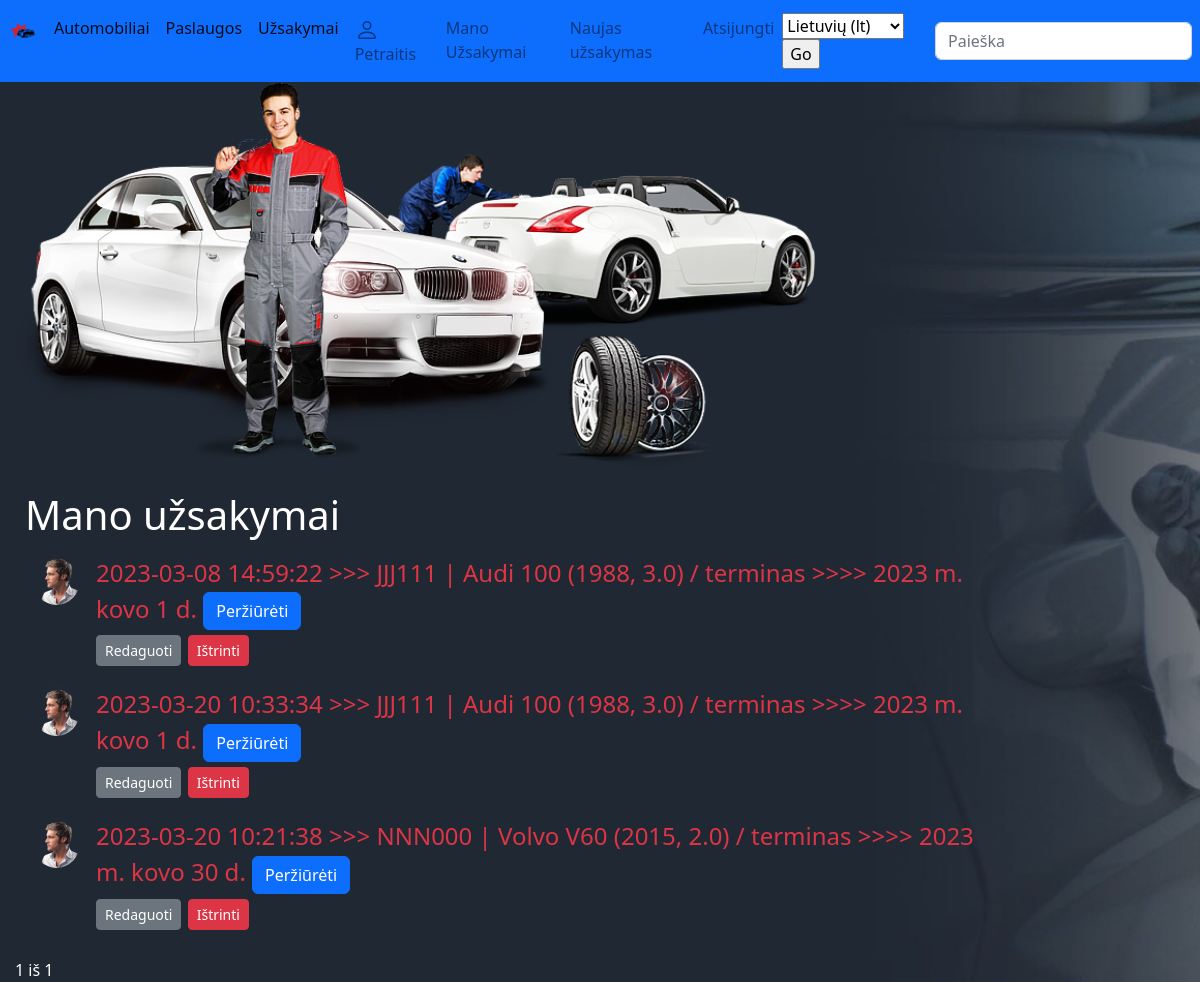
/service/myorders/ (signed in), run on the app's committed database.
### service/models.py (models this page shows, shortened)
class Uzsakymas(models.Model):
    data = models.DateTimeField(_('Date'), auto_now_add=True)
    automobilis = models.ForeignKey(to="Automobilis", verbose_name=_("Vehicle"), on_delete=models.CASCADE)
    aprasymas = HTMLField(_('Description of the problem'), default='')
    vartotojas = models.ForeignKey(to=User, verbose_name=_("User"), on_delete=models.SET_NULL, null=True, blank=True)
    terminas = models.DateField(_('Deadline'), null=True, blank=True)
    @property
    def ar_baigesi_terminas(self):
        if self.terminas and date.today() > self.terminas:
            return True
        return False
    LOAN_STATUS = (
        ('p', _("Confirmed")),
        ('v', _("In Progress")),
        ('i', _("Done")),
        ('a', _("Canceled")),
    )
    status = models.CharField(
        max_length=1,
        choices=LOAN_STATUS,
        blank=True,
        default='p',
        help_text=_("Status"),
    )
    def __str__(self):
        return f"{self.data.strftime('%Y-%m-%d %H:%M:%S')} >>> {self.automobilis}"
    class Meta:
        verbose_name = _("Order")
        verbose_name_plural = _("Orders")
        ordering = ['-data']

class Profilis(models.Model):
    user = models.OneToOneField(to=User, verbose_name=_("User"), on_delete=models.CASCADE)
    nuotrauka = models.ImageField(verbose_name=_("Photo"), default="profile_pics/default.png", upload_to="profile_pics")
    class Meta:
        verbose_name = _("Profile")
        verbose_name_plural = _("Profiles")

class Automobilis(models.Model):
    valstybinis_nr = models.CharField(_('License Plate'), max_length=7)
    automobilio_modelis = models.ForeignKey(to=AutomobilioModelis, on_delete=models.SET_NULL, null=True, verbose_name='Automobilis')
    vin_kodas = models.CharField(_('VIN code'), max_length=20)
    klientas = models.CharField(_('Customer'), max_length=20)
    cover = models.ImageField(_('Photo'), upload_to='automobiliai', null=True)
    aprasymas = HTMLField(_('Description'), default='')
    def __str__(self):
        return f'{self.valstybinis_nr} | {self.automobilio_modelis}'
    class Meta:
        verbose_name = _('Vehicle')
        verbose_name_plural = _('Vehicles')

class AutomobilioModelis(models.Model):
    marke = models.CharField(_('Make'), max_length=100)
    modelis = models.CharField(_('Model'), max_length=100)
    metai = models.CharField(_('Year'), max_length=4)
    variklis = models.CharField(_('Engine'), max_length=10)
    def __str__(self):
        return f'{self.marke} {self.modelis} ({self.metai}, {self.variklis})'
    class Meta:
        verbose_name = _('Car model')
        verbose_name_plural = _('Car models')

### service/views.py (the view)
# urls.py: path('myorders/', views.VartotojoUzsakymuListView.as_view(), name='my-in-progress'),
class VartotojoUzsakymuListView(LoginRequiredMixin, generic.ListView):
    model = Uzsakymas
    template_name = 'user_order.html'
    paginate_by = 5
    def get_queryset(self):
        return Uzsakymas.objects.filter(vartotojas=self.request.user).filter(status__exact='v').order_by('terminas')

### service/templates/user_order.html (shortened to what this page needs)
{% extends "base.html" %}
{% load i18n %}
{% block content %}
{% load static %}
<img src="{% static 'img/user_order.png' %}" class="img-fluid">
<div style="margin-left:10px;margin-top:20px">
    <h1>{% trans "My orders:" %}</h1>
    {% if uzsakymas_list %}
        <table class="table table-borderless" style="color:white">
        <tbody>
        {% for uzsakymas in uzsakymas_list %}
            <tr>
                <td><img class="rounded-circle" src="{{ user.profilis.nuotrauka.url }}" height="50"></td>
                <td class="align-middle fs-4 ">
                    <li class="{% if uzsakymas.ar_baigesi_terminas %}text-danger{% endif %}"> {{uzsakymas}} / {% trans "deadline" %} >>>> {{ uzsakymas.terminas }}
                    <a class="btn btn-primary" href="{% url 'uzsakymas-detail' uzsakymas.pk %}" role="button">{% trans "View" %}</a>
                        {% if uzsakymas.vartotojas == user %}
                        <div>
                        <a class="btn btn-secondary btn-sm mt-1 mb-1" href="{% url 'manouzsakymas-redaguoti' uzsakymas.id %}">{% trans "Edit" %}</a>
                        <a class="btn btn-danger btn-sm mt-1 mb-1" href="{% url 'manouzsakymas-istrinti' uzsakymas.id %}">{% trans "Delete" %}</a>
                        </div>
                        {% endif %}
                    </li>
                </td>
            </tr>
        {% endfor%}
        </tbody>
    </table>
    {% else %}
      <p>{% trans "No orders available." %}</p>
    {% endif %}
</div>
<div class="pagination">
    <span class="step-links">
        <span class="current">
            {{ page_obj.number }} iš {{ page_obj.paginator.num_pages }}
        </span>
    </span>
  </div>
{% endblock %}

### service/templates/base.html (shortened to what this page needs)
<!DOCTYPE html>
{% load i18n %}
<html lang="lt">
<head>
  <link rel="stylesheet" href="https://stackpath.bootstrapcdn.com/bootstrap/4.1.3/css/bootstrap.min.css">
  <link rel="stylesheet" href="https://cdn.jsdelivr.net/npm/bootstrap@5.2.3/dist/css/bootstrap.min.css">
  {% load static %}
  <link rel="stylesheet" href="{% static 'css/styles.css' %}">
</head>
<body>
  <div class="container-fluid">
    <nav class="navbar navbar-expand-lg navbar-light bg-primary">
        <ul class="navbar-nav mr-auto">
          <li class="nav-item active"><a class="nav-link" href="{% url 'index' %}"><img src="{% static 'img/logo.png' %}" height="30" ></a></li>
          <li class="nav-item active"><a class="nav-link" href="{% url 'automobiliai' %}">{% trans "Vehicles" %}</a></li>
          <li class="nav-item active"><a class="nav-link" href="{% url 'paslaugos' %}">{% trans "Services" %}</a></li>
          <li class="nav-item active"><a class="nav-link" href="{% url 'uzsakymai' %}">{% trans "Orders" %}</a></li>
          {% if user.is_authenticated %}
            <li class="nav-item"><a class="nav-link" href="{% url 'profilis' %}">
            {{ user.get_username }}</a></li>
            <li class="nav-item"><a class="nav-link" href="{% url 'my-in-progress'%}">{% trans "My orders" %}</a></li>
            <li class="nav-item"><a class="nav-link" href="{% url 'naujas-manouzsakymas' %}">{% trans "New order" %}</a></li>
            <li class="nav-item"><a class="nav-link" href="{% url 'logout'%}">{% trans "Logout" %}</a></li>
          {% else %}
            <li class="nav-item"><a class="nav-link" href="{% url 'login'%}">{% trans "Login" %}</a></li>
            <li class="nav-item"><a class="nav-link" href="{% url 'register'%}">{% trans "Register" %}</a></li>
          {% endif %}
        </ul>
      {% load i18n %}
      <form action="{% url 'set_language' %}" method="post">
        <select name="language">
          {% get_current_language as LANGUAGE_CODE %}
          {% get_available_languages as LANGUAGES %}
          {% for lang in LANGUAGES %}
          <option value="{{ lang.0 }}" {% if lang.0 == LANGUAGE_CODE %} selected="selected" {% endif %}>
            {{ lang.1 }} ({{ lang.0 }})
          </option>
          {% endfor %}
        </select>
        <input type="submit" value="Go"/>
      </form>
      <form class="form-inline my-2 my-lg-0" action="{% url 'search' %}" method="get" class="form-inline my-2 my-md-0">
      <input class="form-control mr-sm-2" name="query" class="form-control" type="text" placeholder="{% blocktrans %} Search {% endblocktrans %}">
      </form>
    </nav>
    <div class="col-sm-10 ">
        {% block content %}
        {% endblock %}
    </div>
  </div>
</body>
</html>

### service/static/css/styles.css (style rules this page uses)
.container-fluid { padding: 0; list-style: none; background-image: url('servisas.jpg'); background-size: cover; min-height: 100vh; color: #fff; }

### data on the page
Uzsakymas: profilis.nuotrauka (picture), data+automobilis "2023-03-08 14:59:22 >>> JJJ111 | Audi 100 (1988, 3.0)", terminas "2023 m. kovo 1 d."
Uzsakymas: profilis.nuotrauka (picture), data+automobilis "2023-03-20 10:33:34 >>> JJJ111 | Audi 100 (1988, 3.0)", terminas "2023 m. kovo 1 d."
Uzsakymas: profilis.nuotrauka (picture), data+automobilis "2023-03-20 10:21:38 >>> NNN000 | Volvo V60 (2015, 2.0)", terminas "2023 m. kovo 30 d."

### other printed values
{{ user.get_username }} "Petraitis"
{{ page_obj.number }} "1"
{{ page_obj.paginator.num_pages }} "1"
form field language "Lietuvių (lt)"
